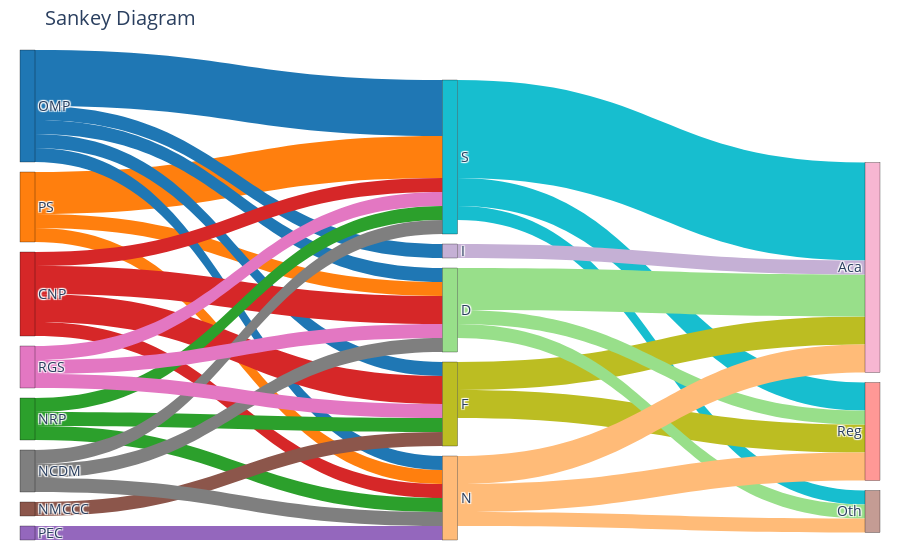

Notebook code for this chart:
### Markdown cell above
### B. Sankey

### Code cell
import plotly.graph_objects as go
import pandas as pd

# Load the dataset from CSV
sankey_df = pd.read_csv('data/sankey_assignment.csv')

# Extract column names dynamically
sources = sankey_df.columns[1:-3].tolist()  # All except LABEL and last three columns
labels = sankey_df['LABEL'].tolist()
end_targets = sankey_df.columns[-3:].tolist()  # Last three columns as end targets

nodes = sources + labels + end_targets
node_map = {node: i for i, node in enumerate(nodes)}

# Define hex colors and map them to each category
hex_colors = [
    "#ff7f0e", "#1f77b4", "#d62728", "#2ca02c", "#8c564b", "#9467bd", "#7f7f7f", "#e377c2",
    "#17becf", "#bcbd22", "#98df8a", "#ffbb78", "#c5b0d5", "#ff9896", "#f7b6d2", "#c49c94"
]

# Assign a unique color to each node
node_colors = {node: hex_colors[i % len(hex_colors)] for i, node in enumerate(nodes)}

# Create links
links = []
colors = []  # Colors for flow visualization

# First set of links (from sources to LABELS)
for source in sources:
    for i, label in enumerate(sankey_df['LABEL']):
        value = sankey_df[source][i]
        if value > 0:
            links.append({
                "source": node_map[source],
                "target": node_map[label],
                "value": value
            })
            colors.append(node_colors[source])

# Second set of links (from LABELS to final categories)
for i, label in enumerate(sankey_df['LABEL']):
    for end_target in end_targets:
        value = sankey_df[end_target][i]
        if value > 0:
            links.append({
                "source": node_map[label],
                "target": node_map[end_target],
                "value": value
            })
            colors.append(node_colors[label])  # Use label node's color

# Generate Sankey diagram
fig = go.Figure(go.Sankey(
    node=dict(
        pad=10, 
        thickness=15,
        line=dict(color='black', width=0.3),
        label=nodes,
        color=[node_colors[node] for node in nodes]
    ),
    link=dict(
        source=[link['source'] for link in links],
        target=[link['target'] for link in links],
        value=[link['value'] for link in links],
        color=colors
    )
))

fig.update_layout(
    title_text="Sankey Diagram",
    font_size=14,
    margin=dict(l=20, r=20, t=50, b=20)
)
fig.show()

# fig.write_image("img/sankey_assignment.png")
# Image("img/sankey_assignment.png")

### Figure 1 — Plotly figure (JSON) as saved in the notebook; plotly's stock layout.template omitted (floating-point values rounded to 4 significant figures)
{"data": [{"link": {"color": ["#ff7f0e", "#ff7f0e", "#ff7f0e", "#1f77b4", "#1f77b4", "#1f77b4", "#1f77b4", "#1f77b4", "#d62728", "#d62728", "#d62728", "#d62728", "#2ca02c", "#2ca02c", "#2ca02c", "#8c564b", "#9467bd", "#7f7f7f", "#7f7f7f", "#7f7f7f", "#e377c2", "#e377c2", "#e377c2", "#17becf", "#17becf", "#17becf", "#bcbd22", "#bcbd22", "#98df8a", "#98df8a", "#98df8a", "#ffbb78", "#ffbb78", "#ffbb78", "#c5b0d5"], "source": [0, 0, 0, 1, 1, 1, 1, 1, 2, 2, 2, 2, 3, 3, 3, 4, 5, 6, 6, 6, 7, 7, 7, 8, 8, 8, 9, 9, 10, 10, 10, 11, 11, 11, 12], "target": [8, 10, 11, 8, 9, 10, 11, 12, 8, 9, 10, 11, 8, 9, 11, 9, 11, 8, 10, 11, 8, 9, 10, 13, 14, 15, 13, 14, 13, 14, 15, 13, 14, 15, 14], "value": [3, 1, 1, 4, 1, 1, 1, 1, 1, 2, 2, 1, 1, 1, 1, 1, 1, 1, 1, 1, 1, 1, 1, 2, 7, 1, 2, 2, 1, 3, 1, 2, 2, 1, 1]}, "node": {"color": ["#ff7f0e", "#1f77b4", "#d62728", "#2ca02c", "#8c564b", "#9467bd", "#7f7f7f", "#e377c2", "#17becf", "#bcbd22", "#98df8a", "#ffbb78", "#c5b0d5", "#ff9896", "#f7b6d2", "#c49c94"], "label": ["PS", "OMP", "CNP", "NRP", "NMCCC", "PEC", "NCDM", "RGS", "S", "F", "D", "N", "I", "Reg", "Aca", "Oth"], "line": {"color": "black", "width": 0.3}, "pad": 10, "thickness": 15}, "type": "sankey"}], "layout": {"font": {"size": 14}, "margin": {"b": 20, "l": 20, "r": 20, "t": 50}, "title": {"text": "Sankey Diagram"}}}
